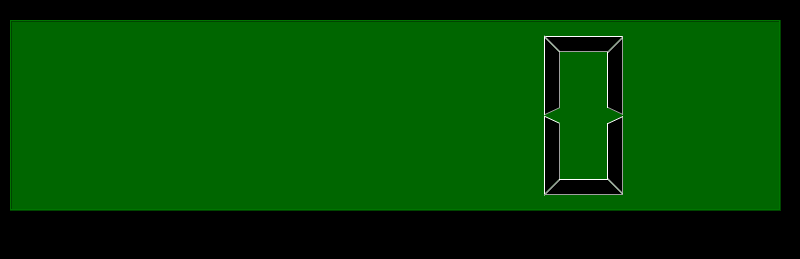
<?xml version="1.0" encoding="UTF-8"?>
<ui version="4.0">
 <class>MainWindow</class>
 <widget class="QMainWindow" name="MainWindow">
  <property name="geometry">
   <rect>
    <x>0</x>
    <y>0</y>
    <width>800</width>
    <height>259</height>
   </rect>
  </property>
  <property name="windowTitle">
   <string>MainWindow</string>
  </property>
  <property name="styleSheet">
   <string notr="true">QWidget{
background:black;
}</string>
  </property>
  <widget class="QWidget" name="centralwidget">
   <widget class="QLCDNumber" name="lcdNumber">
    <property name="geometry">
     <rect>
      <x>10</x>
      <y>20</y>
      <width>771</width>
      <height>191</height>
     </rect>
    </property>
    <property name="styleSheet">
     <string notr="true">QLCDNumber{
background: #006600;

}
</string>
    </property>
   </widget>
  </widget>
  <widget class="QMenuBar" name="menubar">
   <property name="geometry">
    <rect>
     <x>0</x>
     <y>0</y>
     <width>800</width>
     <height>26</height>
    </rect>
   </property>
  </widget>
  <widget class="QStatusBar" name="statusbar"/>
 </widget>
 <resources/>
 <connections/>
</ui>
